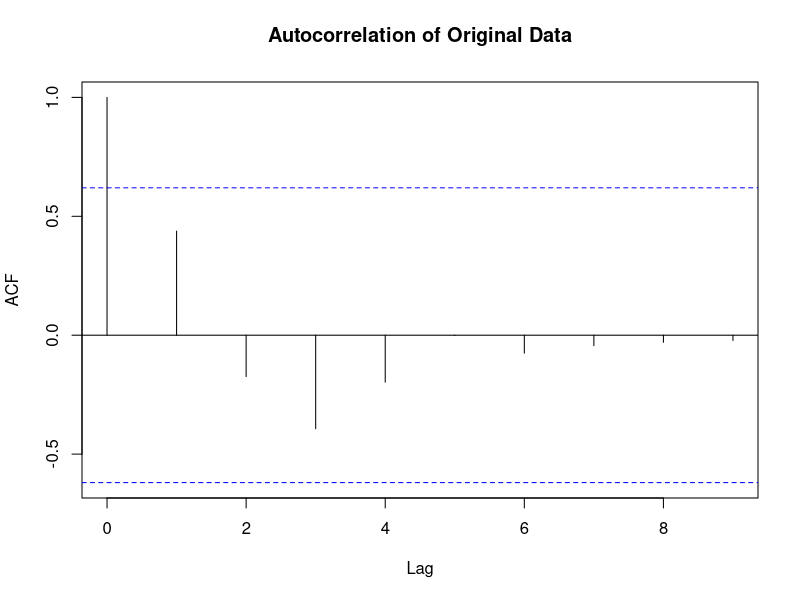
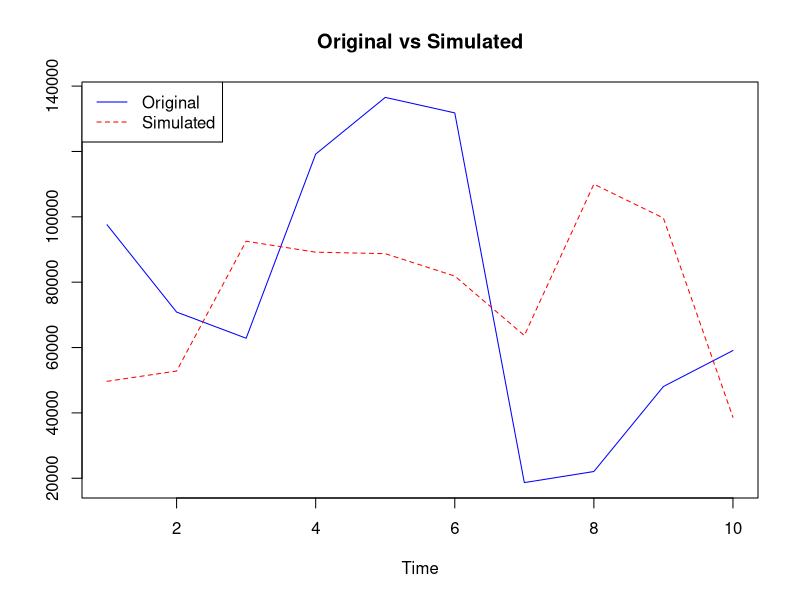
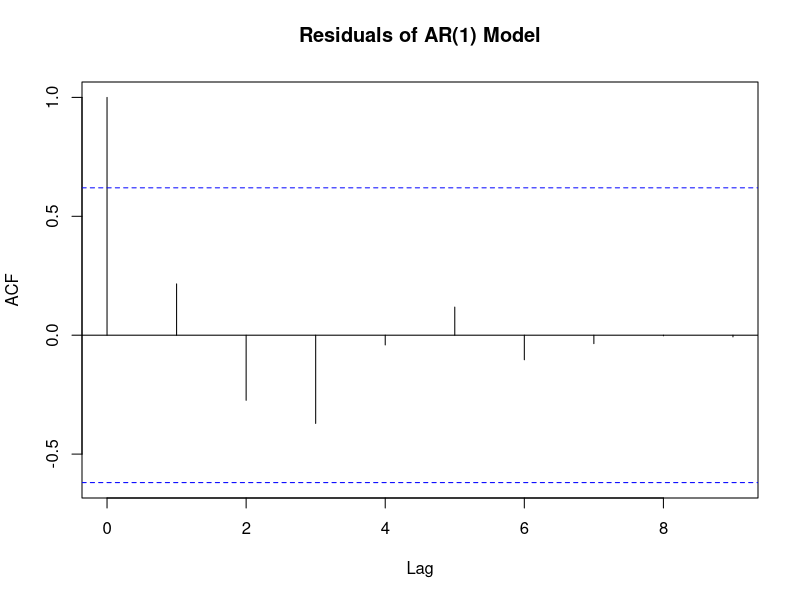
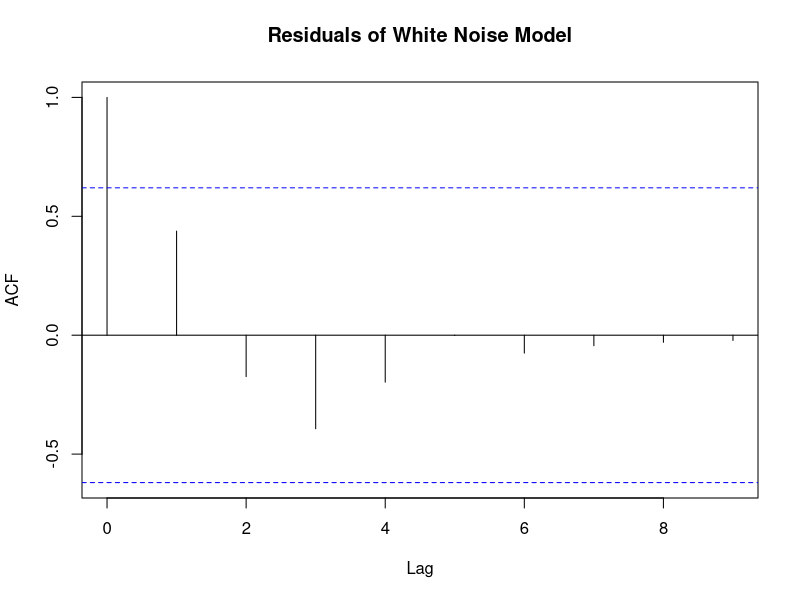

The R source for these figures, in order:
# --- data ---
values <- c(97567, 70855, 62834, 119194, 136541, 131796, 18672, 22069, 48081, 59094)

# --- Step 1: Compute basic stats ---
mean_value <- mean(values)
pse <- 0.3
sd_val <- pse * mean_value    # proportional SD
n <- length(values)

# --- Step 2: Test autocorrelation ---
# Runs an autocorrelation function and plots
acf(values, main = "Autocorrelation of Original Data")

# Extract lag-1 autocorrelation
lag1_acf <- acf(values, lag.max = 1, plot = FALSE)$acf[2]
cat("Lag-1 autocorrelation:", lag1_acf, "\n")

# --- Step 3: Fit AR(1) model ---
ar_model <- arima(values, order = c(1, 0, 0))
phi <- ar_model$coef["ar1"]
cat("AR(1) coefficient (phi):", phi, "\n")

# --- Step 4: Simulate new time series ---
set.seed(123)
sim_values <- arima.sim(
  n = n, 
  list(ar = phi), 
  sd = sd_val
)

# Adjust to match the original mean
sim_values <- sim_values - mean(sim_values) + mean_value

# --- Step 5: Compare ---
ts.plot(values, sim_values, col = c("blue", "red"), lty = c(1, 2), main = "Original vs Simulated")
legend("topleft", legend = c("Original", "Simulated"), col = c("blue","red"), lty = c(1,2))

# Print simulated values
sim_values


# Original data
values <- c(97567, 70855, 62834, 119194, 136541, 131796, 18672, 22069, 48081, 59094)

# Fit AR(1) model
ar1_model <- arima(values, order = c(1, 0, 0))

# Fit white noise (no autocorrelation) model
wn_model <- arima(values, order = c(0, 0, 0))

# Compare AIC
cat("AR(1) AIC:", AIC(ar1_model), "\n")
cat("White Noise AIC:", AIC(wn_model), "\n")

# Which model is better?
if (AIC(ar1_model) < AIC(wn_model)) {
  cat("AR(1) model fits better than white noise.\n")
} else {
  cat("White noise model fits as well or better.\n")
}

# Optional: Compare residual autocorrelation
acf(residuals(ar1_model), main = "Residuals of AR(1) Model")
acf(residuals(wn_model), main = "Residuals of White Noise Model")

# Extract log-likelihoods
ll_ar1 <- as.numeric(logLik(ar1_model))
ll_wn  <- as.numeric(logLik(wn_model))

# Likelihood ratio test
LR <- 2 * (ll_ar1 - ll_wn)
p_value <- pchisq(LR, df = 1, lower.tail = FALSE)

cat("LogLik AR(1):", ll_ar1, "\n")
cat("LogLik White Noise:", ll_wn, "\n")
cat("Likelihood Ratio:", LR, "\n")
cat("p-value:", p_value, "\n")

if (p_value < 0.05) {
  cat("Significant: AR(1) model is better.\n")
} else {
  cat("Not significant: AR(1) model does not improve fit significantly.\n")
}
